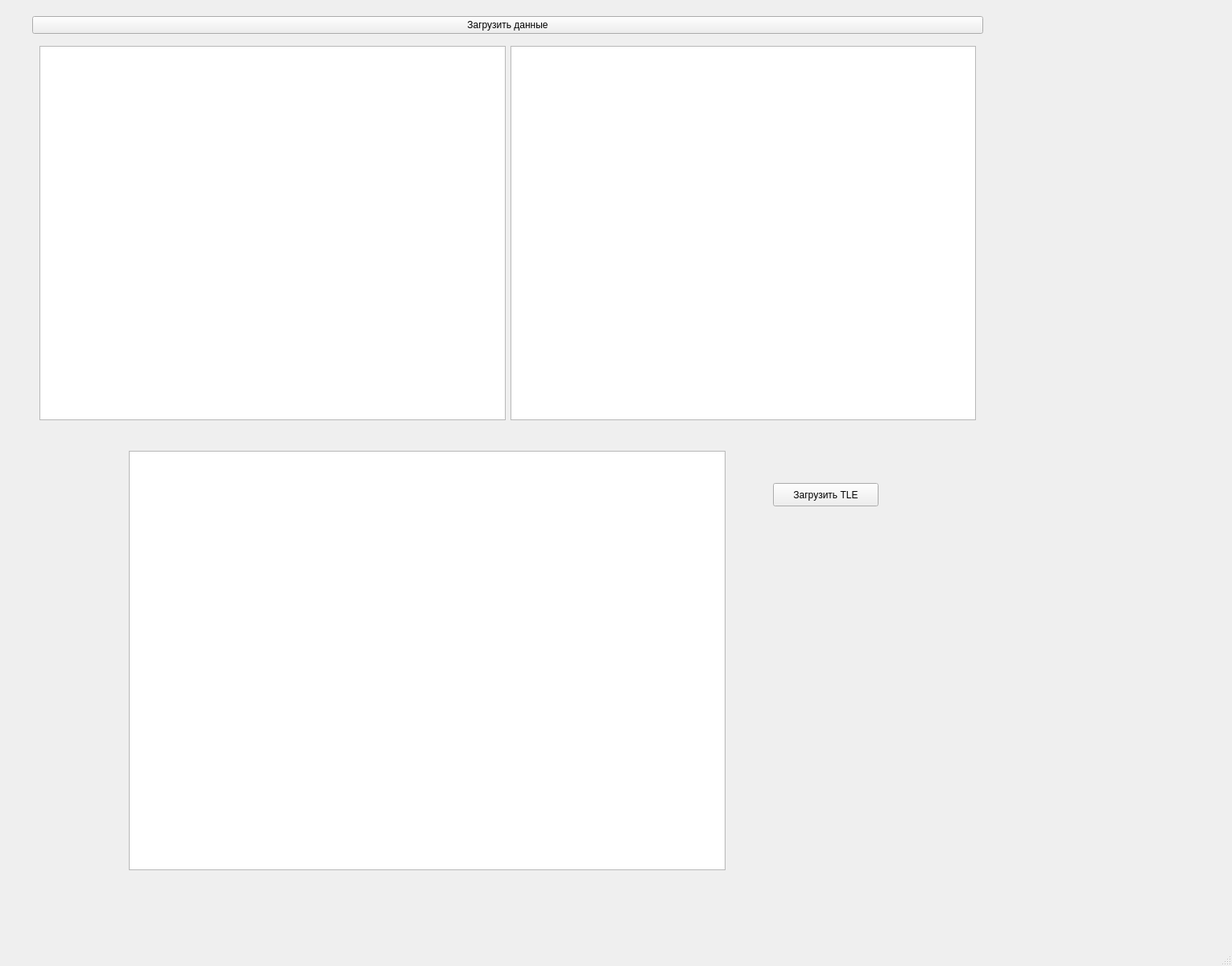
<?xml version="1.0" encoding="UTF-8"?>
<ui version="4.0">
 <class>MainWindow</class>
 <widget class="QMainWindow" name="MainWindow">
  <property name="geometry">
   <rect>
    <x>0</x>
    <y>0</y>
    <width>1530</width>
    <height>1200</height>
   </rect>
  </property>
  <property name="windowTitle">
   <string>MainWindow</string>
  </property>
  <widget class="QWidget" name="centralwidget">
   <property name="sizePolicy">
    <sizepolicy hsizetype="Expanding" vsizetype="Expanding">
     <horstretch>0</horstretch>
     <verstretch>0</verstretch>
    </sizepolicy>
   </property>
   <widget class="QWidget" name="widget" native="true">
    <property name="geometry">
     <rect>
      <x>40</x>
      <y>20</y>
      <width>1181</width>
      <height>511</height>
     </rect>
    </property>
    <property name="sizePolicy">
     <sizepolicy hsizetype="Expanding" vsizetype="Expanding">
      <horstretch>0</horstretch>
      <verstretch>0</verstretch>
     </sizepolicy>
    </property>
    <layout class="QVBoxLayout" name="verticalLayout">
     <item>
      <widget class="QPushButton" name="pushButton_fetch">
       <property name="text">
        <string>Загрузить данные</string>
       </property>
      </widget>
     </item>
     <item>
      <widget class="QWidget" name="widget_2" native="true">
       <property name="sizePolicy">
        <sizepolicy hsizetype="Expanding" vsizetype="Expanding">
         <horstretch>0</horstretch>
         <verstretch>0</verstretch>
        </sizepolicy>
       </property>
       <layout class="QHBoxLayout" name="horizontalLayout">
        <item>
         <widget class="QTableView" name="tableView_satellites"/>
        </item>
        <item>
         <widget class="QPlainTextEdit" name="plainTextEdit_log"/>
        </item>
       </layout>
      </widget>
     </item>
    </layout>
   </widget>
   <widget class="QTableView" name="tableView_tle">
    <property name="geometry">
     <rect>
      <x>160</x>
      <y>560</y>
      <width>741</width>
      <height>521</height>
     </rect>
    </property>
   </widget>
   <widget class="QPushButton" name="pushButton_fetch_tle">
    <property name="geometry">
     <rect>
      <x>960</x>
      <y>600</y>
      <width>131</width>
      <height>29</height>
     </rect>
    </property>
    <property name="text">
     <string>Загрузить TLE</string>
    </property>
   </widget>
  </widget>
  <widget class="QMenuBar" name="menubar">
   <property name="geometry">
    <rect>
     <x>0</x>
     <y>0</y>
     <width>1530</width>
     <height>25</height>
    </rect>
   </property>
  </widget>
  <widget class="QStatusBar" name="statusbar"/>
 </widget>
 <resources/>
 <connections/>
</ui>
